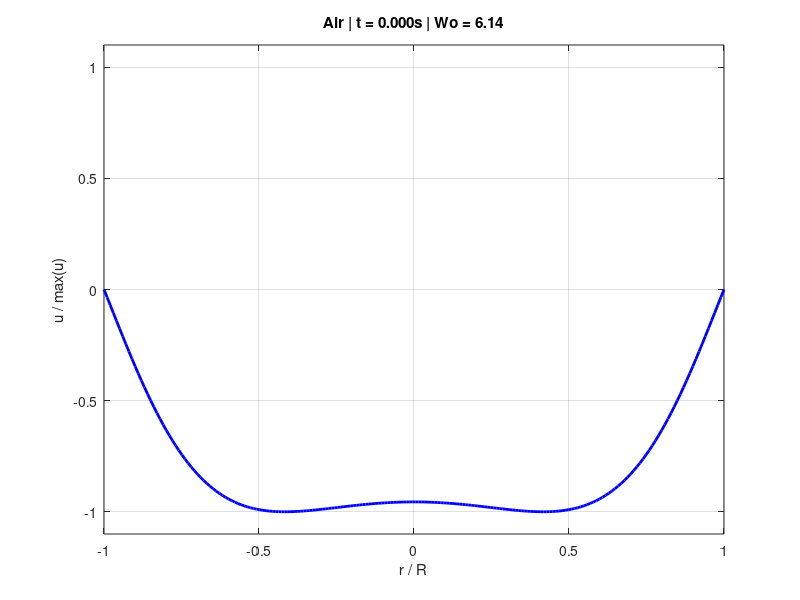
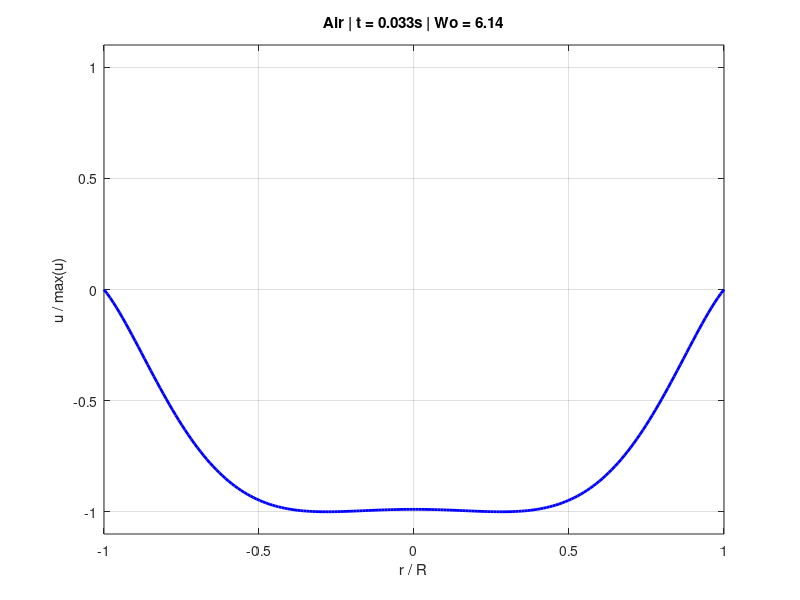
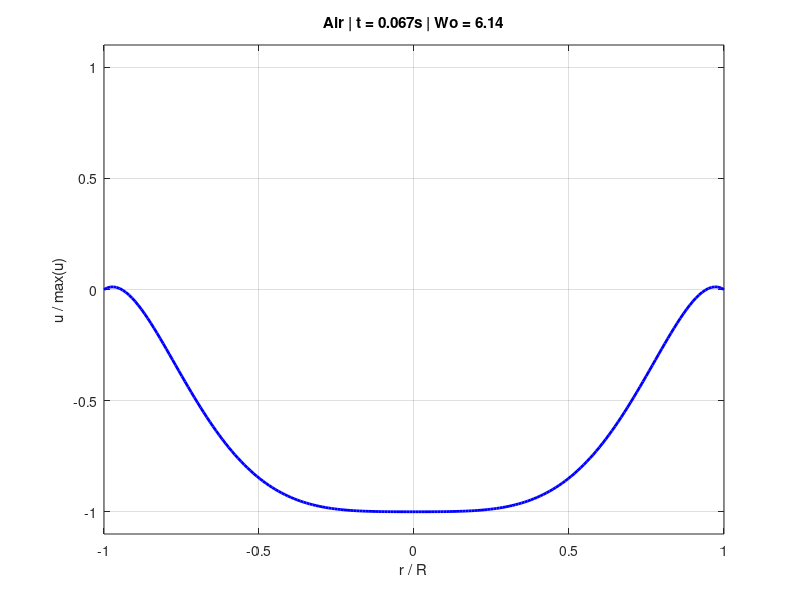
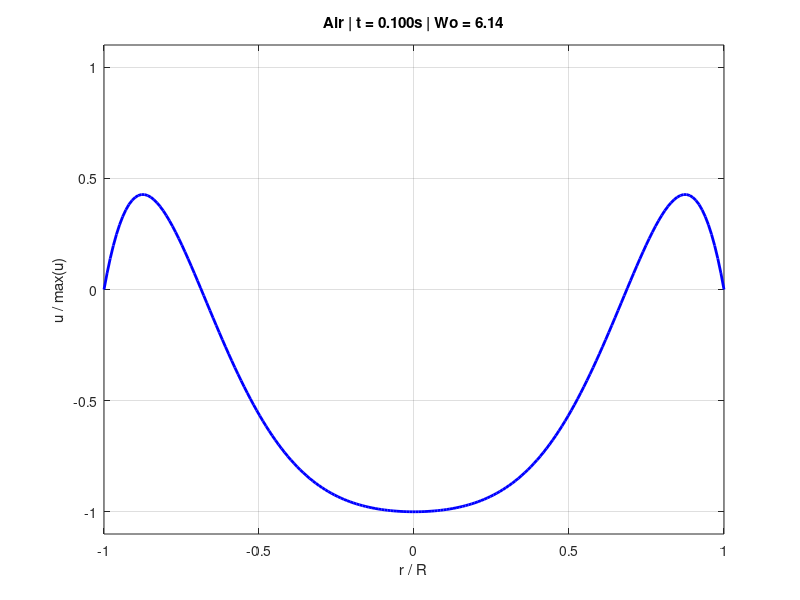

Source code (MATLAB) for these figures, in order:
% clc; clear; close all;
% 
% % User settings
% num_snapshots = 10;         % Number of time points
% f = 2;                      % Hz
% omega = 2 * pi * f;
% T = 1 / f;
% 
% % Physical parameter sets
% densities = [1.2, 1000, 13500];          
% viscosities = [1e-5, 1e-3, 1];             
% R = 0.005;                                   % Fixed pipe radius (5 mm)
% 
% % Output folder
% root_folder = 'snapshots';
% if ~exist(root_folder, 'dir'); mkdir(root_folder); end
% 
% % Grid
% Nr = 200;
% r_bar = linspace(-1, 1, Nr);
% t_vals = linspace(0, T, num_snapshots);
% 
% % Loop
% case_num = 0;
% for rho = densities
%     for mu = viscosities
%         case_num = case_num + 1;
% 
%         R_omega = rho * omega * R^2 / mu;
%         Wo = sqrt(R_omega);
%         alpha = sqrt(R_omega / 1i);
% 
%         J0_alpha = besselj(0, alpha);
%         J0_profile = besselj(0, alpha * abs(r_bar)) / J0_alpha;
% 
%         folder_name = sprintf('%s/case_%02d_rho=%.0f_mu=%.0e_Wo=%.2f', ...
%             root_folder, case_num, rho, mu, Wo);
%         mkdir(folder_name);
% 
%         for k = 1:num_snapshots
%             t = t_vals(k);
%             t_bar = omega * t;
% 
%             u_complex = (-1i * exp(1i * t_bar) / R_omega) * (1 - J0_profile);
%             u_real = imag(u_complex);
%             u_real = u_real / max(abs(u_real));  % Normalize
% 
%             fig = figure('Visible', 'off');
%             plot(r_bar, u_real, 'b-', 'LineWidth', 2);
%             xlabel('r / R'); ylabel('u / max(u)');
%             title(sprintf('t = %.3fs, Wo = %.2f', t, Wo));
%             xlim([-1 1]); ylim([-1.1 1.1]); grid on;
% 
%             saveas(fig, sprintf('%s/snapshot_%02d_t=%.3fs.png', folder_name, k, t));
%             close(fig);
%         end
%     end
% end
% 
% disp('✅ All 9 contrasting Womersley flow cases simulated.');


clc; clear; close all;

% User settings
num_snapshots = 15;         % Increased snapshots
f = 2;                      % Hz
omega = 2 * pi * f;
T = 1 / f;

% Define 3 fluids with (density, viscosity)
fluids = {
    'Air',     1.2,     1e-5;
    'Water',   1000,    1e-3;
    'Mercury', 13500,   1
};

% Output folder
root_folder = 'snapshots2';
if ~exist(root_folder, 'dir'); mkdir(root_folder); end

% Grid
Nr = 200;
r_bar = linspace(-1, 1, Nr);
t_vals = linspace(0, T, num_snapshots + 1); 
t_vals(end) = [];  % Avoid overlap of t=0 and t=T

% Loop over 3 fluids
for i = 1:size(fluids, 1)
    fluid_name = fluids{i, 1};
    rho = fluids{i, 2};
    mu = fluids{i, 3};

    R = 0.005;  % 5 mm radius
    R_omega = rho * omega * R^2 / mu;
    Wo = sqrt(R_omega);
    alpha = sqrt(R_omega / 1i);

    J0_alpha = besselj(0, alpha);
    J0_profile = besselj(0, alpha * abs(r_bar)) / J0_alpha;

    folder_name = sprintf('%s/%02d_%s_rho=%.0f_mu=%.0e_Wo=%.2f', ...
        root_folder, i, fluid_name, rho, mu, Wo);
    mkdir(folder_name);

    for k = 1:num_snapshots
        t = t_vals(k);
        t_bar = omega * t;

        u_complex = (-1i * exp(1i * t_bar) / R_omega) * (1 - J0_profile);
        u_real = imag(u_complex);
        u_real = u_real / max(abs(u_real));  % Normalize

        fig = figure('Visible', 'off');
        plot(r_bar, u_real, 'b-', 'LineWidth', 2);
        xlabel('r / R'); ylabel('u / max(u)');
        title(sprintf('%s | t = %.3fs | Wo = %.2f', fluid_name, t, Wo));
        xlim([-1 1]); ylim([-1.1 1.1]); grid on;

        saveas(fig, sprintf('%s/snapshot_%02d_t=%.3fs.png', folder_name, k, t));
        close(fig);
    end
end

disp('✅ 3 fluid cases simulated with 15 smooth snapshots each.');
